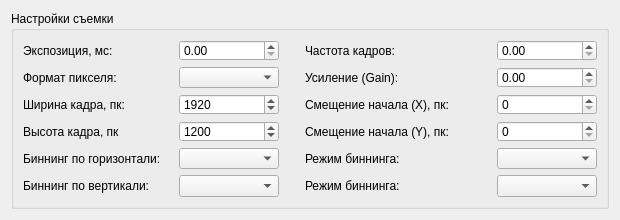
<?xml version="1.0" encoding="UTF-8"?>
<ui version="4.0">
 <class>BaslerSettingsForm</class>
 <widget class="QWidget" name="BaslerSettingsForm">
  <property name="geometry">
   <rect>
    <x>0</x>
    <y>0</y>
    <width>620</width>
    <height>220</height>
   </rect>
  </property>
  <property name="sizePolicy">
   <sizepolicy hsizetype="Expanding" vsizetype="Expanding">
    <horstretch>0</horstretch>
    <verstretch>0</verstretch>
   </sizepolicy>
  </property>
  <property name="minimumSize">
   <size>
    <width>620</width>
    <height>220</height>
   </size>
  </property>
  <property name="windowTitle">
   <string>Form</string>
  </property>
  <layout class="QHBoxLayout" name="horizontalLayout_3">
   <item>
    <widget class="QGroupBox" name="groupBox">
     <property name="title">
      <string>Настройки съемки</string>
     </property>
     <layout class="QFormLayout" name="formLayout">
      <item row="0" column="0">
       <layout class="QHBoxLayout" name="horizontalLayout_2">
        <item>
         <widget class="QLabel" name="label">
          <property name="minimumSize">
           <size>
            <width>150</width>
            <height>0</height>
           </size>
          </property>
          <property name="text">
           <string>Экспозиция, мс:</string>
          </property>
         </widget>
        </item>
        <item>
         <widget class="QDoubleSpinBox" name="doubleSpinBoxExpo">
          <property name="minimumSize">
           <size>
            <width>100</width>
            <height>0</height>
           </size>
          </property>
          <property name="maximumSize">
           <size>
            <width>100</width>
            <height>16777215</height>
           </size>
          </property>
          <property name="maximum">
           <double>500.000000000000000</double>
          </property>
         </widget>
        </item>
        <item>
         <spacer name="horizontalSpacer_6">
          <property name="orientation">
           <enum>Qt::Horizontal</enum>
          </property>
          <property name="sizeType">
           <enum>QSizePolicy::Fixed</enum>
          </property>
          <property name="sizeHint" stdset="0">
           <size>
            <width>20</width>
            <height>20</height>
           </size>
          </property>
         </spacer>
        </item>
       </layout>
      </item>
      <item row="0" column="1">
       <layout class="QHBoxLayout" name="horizontalLayout_6">
        <item>
         <widget class="QLabel" name="label_4">
          <property name="minimumSize">
           <size>
            <width>100</width>
            <height>0</height>
           </size>
          </property>
          <property name="text">
           <string>Частота кадров:</string>
          </property>
         </widget>
        </item>
        <item>
         <widget class="QDoubleSpinBox" name="doubleSpinBoxAcquisitionFramerate">
          <property name="minimumSize">
           <size>
            <width>100</width>
            <height>0</height>
           </size>
          </property>
          <property name="maximumSize">
           <size>
            <width>100</width>
            <height>16777215</height>
           </size>
          </property>
         </widget>
        </item>
       </layout>
      </item>
      <item row="1" column="0">
       <layout class="QHBoxLayout" name="horizontalLayout_5">
        <item>
         <widget class="QLabel" name="label_3">
          <property name="minimumSize">
           <size>
            <width>150</width>
            <height>0</height>
           </size>
          </property>
          <property name="text">
           <string>Формат пикселя:</string>
          </property>
         </widget>
        </item>
        <item>
         <widget class="QComboBox" name="comboBoxPixelFormat">
          <property name="minimumSize">
           <size>
            <width>100</width>
            <height>0</height>
           </size>
          </property>
          <property name="maximumSize">
           <size>
            <width>100</width>
            <height>16777215</height>
           </size>
          </property>
         </widget>
        </item>
        <item>
         <spacer name="horizontalSpacer_5">
          <property name="orientation">
           <enum>Qt::Horizontal</enum>
          </property>
          <property name="sizeType">
           <enum>QSizePolicy::Fixed</enum>
          </property>
          <property name="sizeHint" stdset="0">
           <size>
            <width>20</width>
            <height>20</height>
           </size>
          </property>
         </spacer>
        </item>
       </layout>
      </item>
      <item row="1" column="1">
       <layout class="QHBoxLayout" name="horizontalLayout">
        <item>
         <widget class="QLabel" name="label_2">
          <property name="minimumSize">
           <size>
            <width>100</width>
            <height>0</height>
           </size>
          </property>
          <property name="text">
           <string>Усиление (Gain):</string>
          </property>
         </widget>
        </item>
        <item>
         <widget class="QDoubleSpinBox" name="doubleSpinBoxGain">
          <property name="minimumSize">
           <size>
            <width>100</width>
            <height>0</height>
           </size>
          </property>
          <property name="maximumSize">
           <size>
            <width>100</width>
            <height>16777215</height>
           </size>
          </property>
         </widget>
        </item>
       </layout>
      </item>
      <item row="2" column="0">
       <layout class="QHBoxLayout" name="horizontalLayout_7">
        <item>
         <widget class="QLabel" name="label_5">
          <property name="minimumSize">
           <size>
            <width>150</width>
            <height>0</height>
           </size>
          </property>
          <property name="text">
           <string>Ширина кадра, пк:</string>
          </property>
         </widget>
        </item>
        <item>
         <widget class="QSpinBox" name="spinBoxWidth">
          <property name="minimumSize">
           <size>
            <width>100</width>
            <height>0</height>
           </size>
          </property>
          <property name="maximumSize">
           <size>
            <width>100</width>
            <height>16777215</height>
           </size>
          </property>
          <property name="maximum">
           <number>1936</number>
          </property>
          <property name="value">
           <number>1920</number>
          </property>
         </widget>
        </item>
        <item>
         <spacer name="horizontalSpacer_4">
          <property name="orientation">
           <enum>Qt::Horizontal</enum>
          </property>
          <property name="sizeType">
           <enum>QSizePolicy::Fixed</enum>
          </property>
          <property name="sizeHint" stdset="0">
           <size>
            <width>20</width>
            <height>20</height>
           </size>
          </property>
         </spacer>
        </item>
       </layout>
      </item>
      <item row="2" column="1">
       <layout class="QHBoxLayout" name="horizontalLayout_9">
        <item>
         <widget class="QLabel" name="label_7">
          <property name="minimumSize">
           <size>
            <width>200</width>
            <height>0</height>
           </size>
          </property>
          <property name="text">
           <string>Смещение начала (X), пк:</string>
          </property>
         </widget>
        </item>
        <item>
         <widget class="QSpinBox" name="spinBoxOffsetX">
          <property name="minimumSize">
           <size>
            <width>100</width>
            <height>0</height>
           </size>
          </property>
          <property name="maximumSize">
           <size>
            <width>100</width>
            <height>16777215</height>
           </size>
          </property>
          <property name="maximum">
           <number>968</number>
          </property>
          <property name="singleStep">
           <number>4</number>
          </property>
         </widget>
        </item>
       </layout>
      </item>
      <item row="3" column="0">
       <layout class="QHBoxLayout" name="horizontalLayout_8">
        <item>
         <widget class="QLabel" name="label_6">
          <property name="minimumSize">
           <size>
            <width>150</width>
            <height>0</height>
           </size>
          </property>
          <property name="text">
           <string>Высота кадра, пк</string>
          </property>
         </widget>
        </item>
        <item>
         <widget class="QSpinBox" name="spinBoxHeight">
          <property name="minimumSize">
           <size>
            <width>100</width>
            <height>0</height>
           </size>
          </property>
          <property name="maximumSize">
           <size>
            <width>100</width>
            <height>16777215</height>
           </size>
          </property>
          <property name="maximum">
           <number>1216</number>
          </property>
          <property name="value">
           <number>1200</number>
          </property>
         </widget>
        </item>
        <item>
         <spacer name="horizontalSpacer_3">
          <property name="orientation">
           <enum>Qt::Horizontal</enum>
          </property>
          <property name="sizeType">
           <enum>QSizePolicy::Fixed</enum>
          </property>
          <property name="sizeHint" stdset="0">
           <size>
            <width>20</width>
            <height>20</height>
           </size>
          </property>
         </spacer>
        </item>
       </layout>
      </item>
      <item row="3" column="1">
       <layout class="QHBoxLayout" name="horizontalLayout_10">
        <item>
         <widget class="QLabel" name="label_8">
          <property name="minimumSize">
           <size>
            <width>100</width>
            <height>0</height>
           </size>
          </property>
          <property name="text">
           <string>Смещение начала (Y), пк:</string>
          </property>
         </widget>
        </item>
        <item>
         <widget class="QSpinBox" name="spinBoxOffsetY">
          <property name="minimumSize">
           <size>
            <width>100</width>
            <height>0</height>
           </size>
          </property>
          <property name="maximumSize">
           <size>
            <width>100</width>
            <height>16777215</height>
           </size>
          </property>
          <property name="maximum">
           <number>608</number>
          </property>
          <property name="singleStep">
           <number>2</number>
          </property>
         </widget>
        </item>
       </layout>
      </item>
      <item row="4" column="0">
       <layout class="QHBoxLayout" name="horizontalLayout_11">
        <item>
         <widget class="QLabel" name="label_9">
          <property name="minimumSize">
           <size>
            <width>150</width>
            <height>0</height>
           </size>
          </property>
          <property name="text">
           <string>Биннинг по горизонтали:</string>
          </property>
         </widget>
        </item>
        <item>
         <widget class="QComboBox" name="comboBoxBinningHorizontal">
          <property name="minimumSize">
           <size>
            <width>100</width>
            <height>0</height>
           </size>
          </property>
          <property name="maximumSize">
           <size>
            <width>100</width>
            <height>16777215</height>
           </size>
          </property>
         </widget>
        </item>
        <item>
         <spacer name="horizontalSpacer_2">
          <property name="orientation">
           <enum>Qt::Horizontal</enum>
          </property>
          <property name="sizeType">
           <enum>QSizePolicy::Fixed</enum>
          </property>
          <property name="sizeHint" stdset="0">
           <size>
            <width>20</width>
            <height>20</height>
           </size>
          </property>
         </spacer>
        </item>
       </layout>
      </item>
      <item row="4" column="1">
       <layout class="QHBoxLayout" name="horizontalLayout_13">
        <item>
         <widget class="QLabel" name="label_11">
          <property name="minimumSize">
           <size>
            <width>100</width>
            <height>0</height>
           </size>
          </property>
          <property name="text">
           <string>Режим биннинга:</string>
          </property>
         </widget>
        </item>
        <item>
         <widget class="QComboBox" name="comboBoxBinningHMode">
          <property name="minimumSize">
           <size>
            <width>100</width>
            <height>0</height>
           </size>
          </property>
          <property name="maximumSize">
           <size>
            <width>100</width>
            <height>16777215</height>
           </size>
          </property>
         </widget>
        </item>
       </layout>
      </item>
      <item row="5" column="0">
       <layout class="QHBoxLayout" name="horizontalLayout_12">
        <item>
         <widget class="QLabel" name="label_10">
          <property name="minimumSize">
           <size>
            <width>150</width>
            <height>0</height>
           </size>
          </property>
          <property name="text">
           <string>Биннинг по вертикали:</string>
          </property>
         </widget>
        </item>
        <item>
         <widget class="QComboBox" name="comboBoxBinningVertical">
          <property name="minimumSize">
           <size>
            <width>100</width>
            <height>0</height>
           </size>
          </property>
          <property name="maximumSize">
           <size>
            <width>100</width>
            <height>16777215</height>
           </size>
          </property>
         </widget>
        </item>
        <item>
         <spacer name="horizontalSpacer">
          <property name="orientation">
           <enum>Qt::Horizontal</enum>
          </property>
          <property name="sizeType">
           <enum>QSizePolicy::Fixed</enum>
          </property>
          <property name="sizeHint" stdset="0">
           <size>
            <width>20</width>
            <height>20</height>
           </size>
          </property>
         </spacer>
        </item>
       </layout>
      </item>
      <item row="5" column="1">
       <layout class="QHBoxLayout" name="horizontalLayout_14">
        <item>
         <widget class="QLabel" name="label_12">
          <property name="minimumSize">
           <size>
            <width>100</width>
            <height>0</height>
           </size>
          </property>
          <property name="text">
           <string>Режим биннинга:</string>
          </property>
         </widget>
        </item>
        <item>
         <widget class="QComboBox" name="comboBoxBinningVMode">
          <property name="minimumSize">
           <size>
            <width>100</width>
            <height>0</height>
           </size>
          </property>
          <property name="maximumSize">
           <size>
            <width>100</width>
            <height>16777215</height>
           </size>
          </property>
         </widget>
        </item>
       </layout>
      </item>
     </layout>
    </widget>
   </item>
  </layout>
 </widget>
 <resources/>
 <connections/>
</ui>
